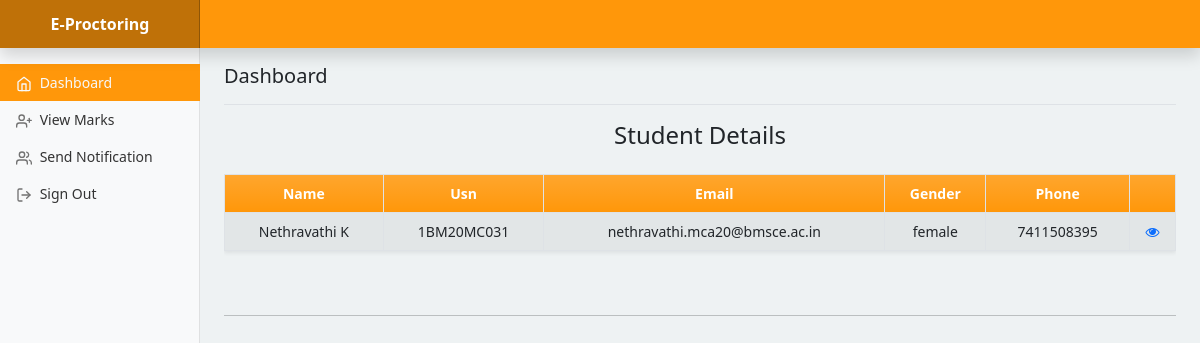
Screenshot of /faculty/dashboard.php (signed in) with the database file from the repository.
### tables this page shows
CREATE TABLE `proctoring_student` (
  `id` int(10) NOT NULL,
  `proctoring_student_name` varchar(255) NOT NULL,
  `proctoring_student_gender` varchar(255) NOT NULL,
  `proctoring_student_usn` varchar(255) NOT NULL,
  `proctoring_student_semester` varchar(255) NOT NULL,
  `proctoring_student_department` varchar(255) NOT NULL,
  `proctoring_student_phone` varchar(255) NOT NULL,
  `proctoring_student_email` varchar(255) NOT NULL,
  `Pswd` varchar(50) NOT NULL,
  `Proctor` varchar(50) NOT NULL DEFAULT '--'
);

### faculty/dashboard.php (the view, shortened to what this page needs)
<?php
require "../config/database.php";
?>
<!doctype html>
<html lang="en">
<head>
  <link href="../css/bootstrap.css" rel="stylesheet">
  <link rel="stylesheet" href="https://stackpath.bootstrapcdn.com/font-awesome/4.7.0/css/font-awesome.min.css">
</head>
<body>
  <div class="d-flex flex-column min-vh-100 bg-cover" style="background:#eef2f3;">
    <header class="navbar navbar-dark sticky-top flex-md-nowrap p-0 shadow" style="background: #FF970A;">
      <a class="navbar-brand col-md-3 col-lg-2 me-0 px-3 text-center fw-bold" href="../index.php">E-Proctoring</a>
      <div class="form-control w-100" style="background: #FF970A;"></div>
    </header>
    <div class="container-fluid">
      <div class="row">
        <nav id="sidebarMenu" class="col-md-3 col-lg-2 d-md-block bg-light sidebar collapse">
          <div class="position-sticky pt-3">
            <ul class="nav flex-column">
              <li class="nav-item">
                <a class="nav-link home active text-light " aria-current="page" href="dashboard.php" style="background: #FF970A;">
                  <span data-feather="home"></span>
                  Dashboard
                </a>
              </li>
              <li class="nav-item">
                <a class="nav-link student" aria-current="page" href="viewmarks.php">
                  <span data-feather="user-plus"></span>
                  View Marks
                </a>
              </li>
              <li class="nav-item">
                <a class="nav-link faculty" aria-current="page" href="notify.php">
                  <span data-feather="users"></span>
                  Send Notification
                </a>
              </li>
              <li class="nav-item">
                <a class="nav-link farmer" aria-current="page" href="logout.php">
                  <span data-feather="log-out"></span>
                  Sign Out
                </a>
              </li>
            </ul>
          </div>
        </nav>
        <main class="col-md-9 ms-sm-auto col-lg-10 px-md-4">
          <div class="d-flex justify-content-between flex-wrap flex-md-nowrap align-items-center pt-3 pb-2 mb-3 border-bottom">
            <h1 class="h3 lead">Dashboard</h1>
          </div>
          <form id="form" name="form" method="POST" action="studentdelete.php" class="text-center" enctype="multipart/form-data">
            <h4 class="h4 text-center mb-4">Student Details</h4>
            <div class="table-responsive">
                        <table class="table table-striped table-hover table-bordered shadow-sm align-middle">
                            <thead class=" bg-gradient text-white" style="background: #FF970A;">
                                <tr class="text-center">
                                    <th>Name</th>
                                    <th>Usn</th>
                                    <th>Email</th>
                                    <th>Gender</th>
                                    <th>Phone</th>
									<th></th>
                                </tr>
                            </thead>
                            <tbody>
                                <?php
								$fname =$_SESSION["facultyname"];
                                $query = "select * from proctoring_student where Proctor='$fname'";
                                $result = mysqli_query($link, $query);
                                while ($row = mysqli_fetch_array($result)) {
                                    $proctoring_student_name = $row['proctoring_student_name'];
                                    $proctoring_student_usn = $row['proctoring_student_usn'];
                                    $proctoring_student_email = $row['proctoring_student_email'];
                                    $proctoring_student_phone = $row['proctoring_student_phone'];
                                    $proctoring_student_gender = $row['proctoring_student_gender'];
                                    echo '<tr class="text-center">';
                                    echo '<td>' . $proctoring_student_name . '</td>';
                                    echo '<td>' . $proctoring_student_usn . '</td>';
                                    echo '<td>' . $proctoring_student_email . '</td>';
                                    echo '<td>' . $proctoring_student_gender . '</td>';
                                    echo '<td>' . $proctoring_student_phone . '</td>';
                                    echo '<td><a href="studentdetails.php?email='.$proctoring_student_email.'"><i class="fa fa-eye"></i></a></td>';
                                    echo '</tr>';
                                }
                                ?>
                            </tbody>
                        </table>
                    </div>
          </form>
          <div class="my-5"><hr></div>
        </main>
      </div>
    </div>
  </div>
</body>
</html>

### faculty/dashboard.php (style rules this page uses)
body { font-size: .875rem; }
.bg-cover { background-size: cover !important; }
.feather { width: 16px; height: 16px; vertical-align: text-bottom; }
.sidebar { position: fixed; top: 0; bottom: 0; left: 0; z-index: 100; padding: 48px 0 0; box-shadow: inset -1px 0 0 rgba(0, 0, 0, .1); }
.sidebar .nav-link { font-weight: 500; color: #333; }
.sidebar .nav-link .feather { margin-right: 4px; color: #727272; }
.sidebar .nav-link.active { color: #007bff; }
.sidebar .nav-link:hover .feather, .sidebar .nav-link.active .feather { color: inherit; }
.navbar-brand { padding-top: .75rem; padding-bottom: .75rem; font-size: 1rem; background-color: rgba(0, 0, 0, .25); box-shadow: inset -1px 0 0 rgba(0, 0, 0, .25); }
.navbar .form-control { padding: .75rem 1rem; border-width: 0; border-radius: 0; }

### rows the page displays
proctoring_student: proctoring_student_name "Nethravathi K", proctoring_student_usn "1BM20MC031", proctoring_student_email "nethravathi.mca20@bmsce.ac.in", proctoring_student_gender "female", proctoring_student_phone "7411508395"
